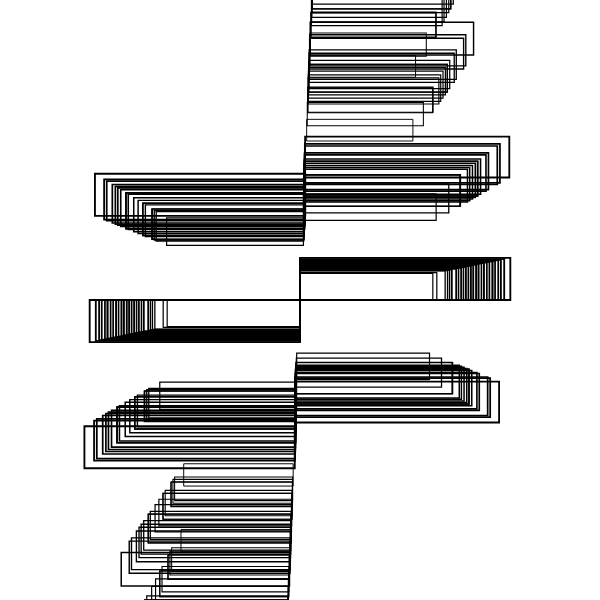
Frame 1 (no input)
Frame 60 (no input): identical to frame 1, image omitted
Frame 120 (the mouse pressed at the canvas centre since frame 60): identical to frame 1, image omitted

The p5.js sketch that drew this single still picture (run headless with seeded random() and noise() and a simulated clock; from frame 60 on, the mouse is pressed at the canvas centre):

// p5.js sketch
// ── sketch.js

// Point = P, Rectangle = R, line = F, Line*4 = D
// You can play around with length, angle, strokeweight, colors,...

let premise = 'R';
  let rules = {
    R: '>R++R[RR<RR]',
    
  }
let bigRule;


let length = 90;
let angle = 90;

function setup() {
  createCanvas(600, 600);
  angleMode(DEGREES);
  bigRule = resolveRules(premise, rules, 2);
  print(bigRule);
  
}

function draw() {
  background('white');
  stroke('black');
  strokeWeight(4);
  noFill();
  //fill('black');
  translate(width / 2, height / 2);
  rotate(-90);
  scale(0.3);

  drawShape(bigRule);
   // angle += 1;
  // length += 0.1;
}

function resolveRules(startRule, rules, depth) {
  let endRule = '';
  for (let currentLetter of startRule) {
    if (currentLetter in rules) {
      endRule += rules[currentLetter];
    } else {
      endRule += currentLetter;
    }
  }
  if (depth >= 1) {
    endRule = resolveRules(endRule, rules, depth - 1);
  }
  return endRule;
}


function drawShape(rule)  {
  for (let c of rule) {
    if (c === 'F') {
      line(0, 0, length, 0);
      translate(length, 0);
    } else if (c === 'R') {
      rect(0, 0, length, length*5);
      translate(length*3, length/8);
    } else if (c === 'P') {
      point(0, 0);
      translate(length/2, 0);
    } else if (c === 'D') {
      line(0, 0, length * 4, 0);
      translate(length, 0);
    } else if (c === 'f') {
      translate(0, length, 0);
    } else if (c === '+') {
      rotate(angle);
    } else if (c === '-') {
      rotate(-angle);
    } else if (c === '[') {
      push();
    } else if (c === ']') {
      pop();
    } else if (c === '>') {
      scale(1.03);
    } else if (c === '<') {
      scale(0.8);
   
    }
  }
}
